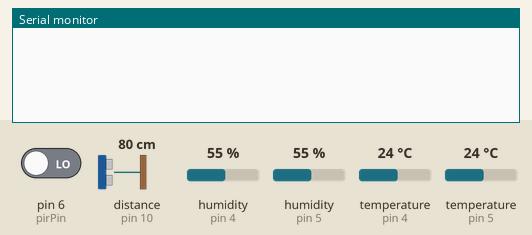
Recording of a sketch running on a simulated Arduino Leonardo, built with avr-gcc and run on an emulated ATmega32U4. On the bench: the last lines printed to the serial monitor. The test bench sets the inputs (shaded band); at power-on: pin 6 (pirPin) LOW, distance to the obstacle (sensor on pin 10) 80 cm, humidity (sensors on pin 4, pin 5) 55 %, temperature (sensors on pin 4, pin 5) 24 °C. The echo pulse lasts 58.3 µs per cm; WiFi joins after 1.5 s; servers stay silent unless stated.

Above: at 3.0 s.
3.1 s: pin 6 (pirPin) driven HIGH
At 9.1 s:
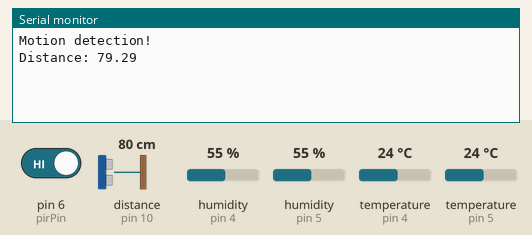
11.5 s: distance to the obstacle (sensor on pin 10) set to 4 cm
At 15.9 s:
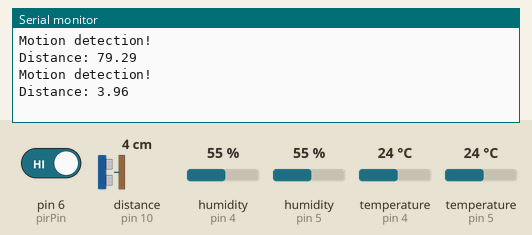

Measured:
- after the input at 3.1 s, the serial monitor: prints a new line after 5.4 s (image 1)
- after the input at 11.5 s, the serial monitor: prints a new line after 3.0 s (image 2)

The sketch:

Final_Project_IoT.ino
```cpp
#define BLYNK_TEMPLATE_ID "TMPL6jQTiYsdd"
#define BLYNK_TEMPLATE_NAME "Quickstart Template"
#define BLYNK_AUTH_TOKEN "-7uhmxO5GwfEY7yv9kSsWbRsOzqvcHDM"

#define BLYNK_PRINT Serial

#include <ESP8266_Lib.h>
#include <BlynkSimpleShieldEsp8266.h>
#include <DHT.h>

char ssid[] = "yourwifi";
char pass[] = "yourpassword";

#define EspSerial Serial1

#include <SoftwareSerial.h>
SoftwareSerial EspSerial(2, 3); // RX, TX

// Your ESP8266 baud rate:
#define ESP8266_BAUD 9600

ESP8266 wifi(&EspSerial);

#define DHT11_PIN 4      // Digital pin for DHT11
#define DHT22_PIN 5      // Digital pin for DHT22

DHT dht11(DHT11_PIN, DHT11);  // DHT11 sensor
DHT dht22(DHT22_PIN, DHT22);  // DHT22 sensor

BlynkTimer timer;

const int pirPin = 6;
const int trigPin = 9;
const int echoPin = 10;

float distance, duration;

void sendDHT11Sensor()
{
  float h11 = dht11.readHumidity();
  float t11 = dht11.readTemperature();

  if (isnan(h11) || isnan(t11)) {
    Serial.println("Failed to read from DHT11 sensor!");
    return;
  }

  // Sending data from DHT11 to V2 and V4
  Blynk.virtualWrite(V2, h11);
  //Serial.println(h11);
  Blynk.virtualWrite(V4, t11);
  //Serial.println(t11);
}

void sendDHT22Sensor()
{
  float h22 = dht22.readHumidity();
  float t22 = dht22.readTemperature();

  if (isnan(h22) || isnan(t22)) {
    Serial.println("Failed to read from DHT22 sensor!");
    return;
  }

  // Sending data from DHT22 to V6 and V5
  Blynk.virtualWrite(V6, h22);
  //Serial.println(h22);
  Blynk.virtualWrite(V5, t22);
  //Serial.println(t22);
}

void PIR() {
  int pirValue = digitalRead(pirPin);

  if (pirValue == HIGH) {
    Serial.println("Motion detection!");
    Blynk.virtualWrite(V7, "MOTION DETECTED!");
    activateUltrasonicSensor();
  }
  else {
    Blynk.virtualWrite(V7, "No motion Detected.");
  }
}

void activateUltrasonicSensor() {
  digitalWrite(trigPin, LOW);
  delayMicroseconds(2);
  digitalWrite(trigPin, HIGH);
  delayMicroseconds(20);
  digitalWrite(trigPin, LOW);

  long duration = pulseIn(echoPin, HIGH);

  float distance = (duration * 0.034) / 2;
  Serial.print("Distance: ");
  Serial.println(distance);

  Blynk.virtualWrite(V8, distance);
}

void setup()
{
  pinMode(pirPin, INPUT);
  pinMode(trigPin, OUTPUT);
  pinMode(echoPin, INPUT);

  Serial.begin(9600);

  EspSerial.begin(ESP8266_BAUD);
  delay(10);

  Blynk.begin(BLYNK_AUTH_TOKEN, wifi, ssid, pass);

  dht11.begin();
  dht22.begin();

  timer.setInterval(4000L, sendDHT11Sensor);
  timer.setInterval(4000L, sendDHT22Sensor);
  timer.setInterval(6000L, PIR);

}

void loop()
{
  Blynk.run();
  timer.run();

}
```
